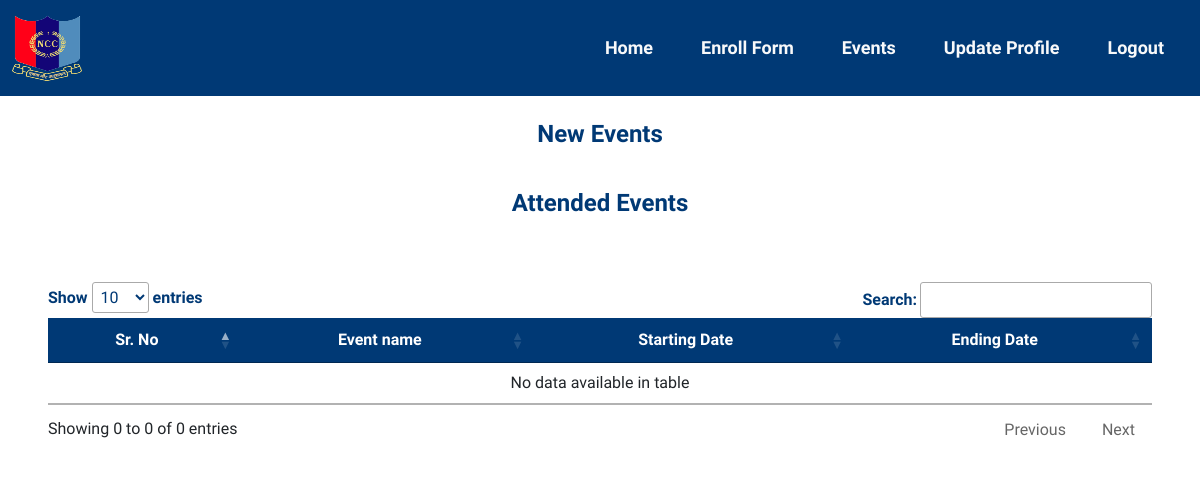
Page /student_events.php (signed in) on the earlier database version.
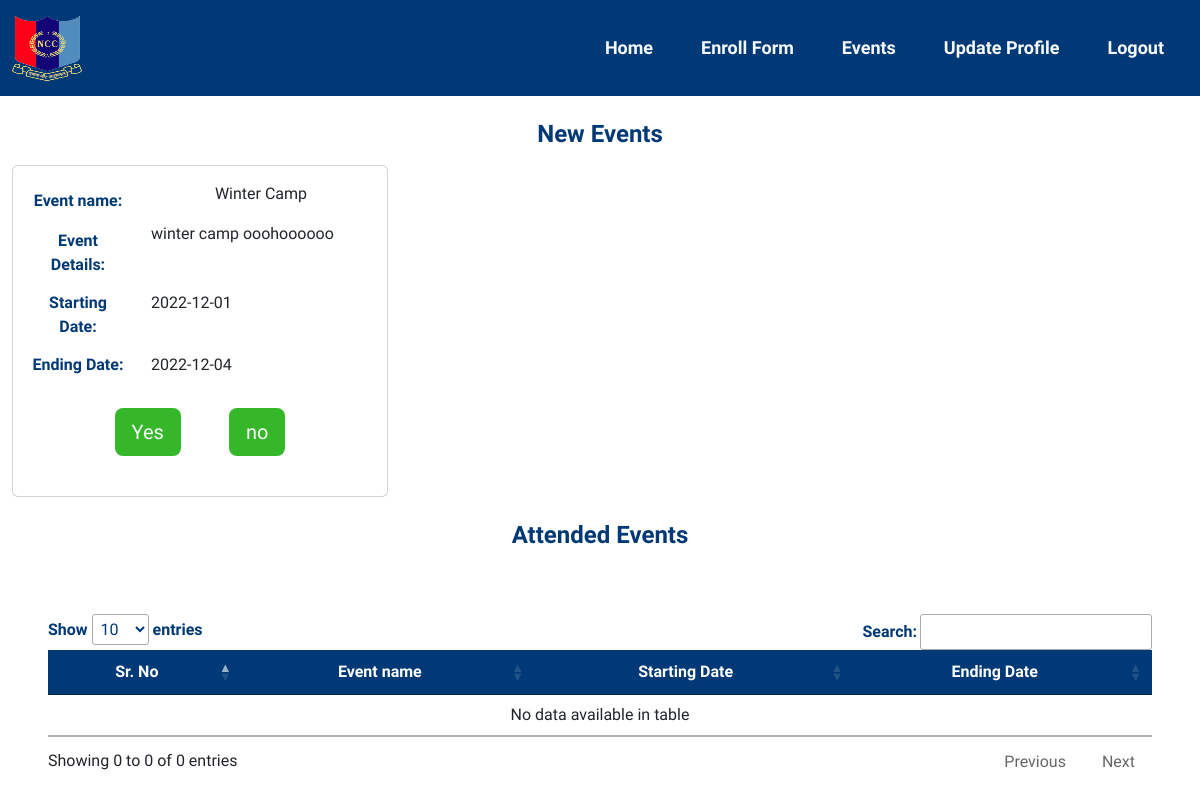
Same page on the later database version.
### tables this page shows
CREATE TABLE `event_handle` (
  `id` int(255) NOT NULL,
  `evName` varchar(100) NOT NULL,
  `evDetails` varchar(255) NOT NULL,
  `startDate` varchar(200) NOT NULL,
  `endDate` varchar(200) NOT NULL,
  `participant` varchar(255) DEFAULT NULL,
  `notInterested` varchar(255) DEFAULT NULL,
  `place` varchar(200) DEFAULT NULL,
  `typeOfEvent` int(10) NOT NULL DEFAULT 0,
  `campPhoto` varchar(200) DEFAULT NULL,
  `anoId` int(200) DEFAULT NULL,
  `future1` varchar(255) DEFAULT NULL,
  `future2` varchar(255) DEFAULT NULL,
  `future3` varchar(255) DEFAULT NULL
);

### student_events.php (the view, shortened to what the changed rows need)
<?php
include ('database/include.php');
?>
<!DOCTYPE html>
<html lang="en">
<head>
    <link rel="stylesheet" href="style.css">
    <link rel="stylesheet" href="//cdn.datatables.net/1.12.1/css/jquery.dataTables.min.css">
    <link href="https://cdn.jsdelivr.net/npm/bootstrap@5.2.2/dist/css/bootstrap.min.css" rel="stylesheet">
</head>
<body>
    <section>
        <div class="row mt-3" style="width: 100%;text-align:center;margin: 0 auto;">
                <?php
                $sql = "SELECT * FROM `event_handle`" ;
                $result = mysqli_query($conn, $sql);
                while($row = mysqli_fetch_assoc($result)){
                    $tdate = date("Y-m-d");
                    $edate = $row['startDate'];
                    $participate = false;
                    if($tdate <= $edate && $participate == false){
                        echo '
                        <div class="col-md-4">
                <div class="card" style="margin: 0 auto; padding: 1rem;">
                            <div class="row">
                        <label for="" class="col-md-4 col-form-label">Event name:</label>
                        <div class="col-md-8">
                        <p>
                        '.$row['evName'].'
                        </p>
                        </div>
                    </div>
                    <div class="row">
                        <label for="" class="col-md-4 col-form-label">Event Details:</label>
                        <div class="col-md-8">
                        <p style="text-align: justify; ">
                        '.$row['evDetails'].'
                        </p>
                        </div>
                    </div>
                    <div class=" row">
                        <label for="" class="col-md-4 col-form-label">Starting Date:</label>
                        <div class="col-md-8">
                            <input type="text" readonly class="form-control-plaintext" id="startDate" name="startDate" value="'.$row['startDate'].'">
                        </div>
                    </div>
                    <div class="row">
                        <label for="" class="col-md-4 col-form-label">Ending Date:</label>
                        <div class="col-md-8">
                            <input type="text" readonly class="form-control-plaintext" id="endDate" name="endDate" value="'.$row['endDate'].'">
                        </div>
                    </div>
                    <div class="btn_group" style="display: flex;margin:0 auto;">
                    ';
                    ?>
                        <form action="<?php echo htmlspecialchars($_SERVER['PHP_SELF']); ?>" method="post" class="m-3">
                            <input type="Submit" value="Yes" name="yes" class="btn btn-lg text-light m-2" style="background-color: #35b729;">
                        </form>
                        <form action="<?php echo htmlspecialchars($_SERVER['PHP_SELF']); ?>" method="post" class="m-3">
                            <input type="Submit" value="no" name="no" class="btn btn-lg text-light m-2" style="background-color: #35b729;">
                        </form>
                        <?php
                        echo '
                    </div>
                    </div>
                    </div>
                    ';
                    }
                }
                ?>
            </div>
    </section>
    <div id="table-wrapper" class="p-5 mt-3">
        <div class="main" id="table-scroll">
            <table class="table text-center" id="myTable" class="myTable">
                <thead style="background-color: #003975; color:white;">
                    <tr>
                        <th scope="col">Sr. No</th>
                        <th scope="col">Event name</th>
                        <th scope="col">Starting Date</th>
                        <th scope="col">Ending Date</th>
                    </tr>
                </thead>
        </div>
    </div>
</body>
</html>

Differences in the rows shown:
added event_handle: evName "Winter Camp", evDetails "winter camp ooohoooooo", startDate "2022-12-01", endDate "2022-12-04"
